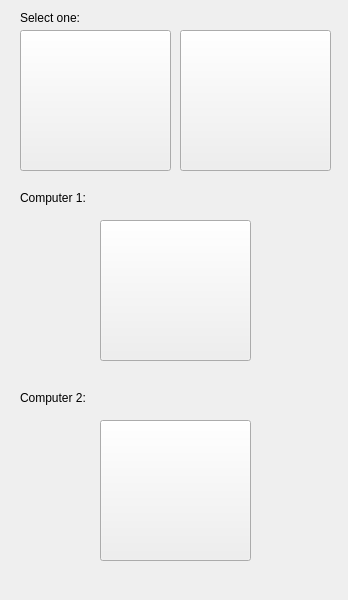
<?xml version="1.0" encoding="UTF-8"?>
<ui version="4.0">
 <class>MainWindow</class>
 <widget class="QMainWindow" name="MainWindow">
  <property name="geometry">
   <rect>
    <x>0</x>
    <y>0</y>
    <width>348</width>
    <height>600</height>
   </rect>
  </property>
  <property name="windowTitle">
   <string>MainWindow</string>
  </property>
  <widget class="QWidget" name="centralwidget">
   <widget class="QPushButton" name="btn_1">
    <property name="geometry">
     <rect>
      <x>20</x>
      <y>30</y>
      <width>151</width>
      <height>141</height>
     </rect>
    </property>
    <property name="text">
     <string/>
    </property>
    <property name="icon">
     <iconset resource="game_qrc.qrc">
      <normaloff>:/qrc1/hand1.png</normaloff>:/qrc1/hand1.png</iconset>
    </property>
    <property name="iconSize">
     <size>
      <width>100</width>
      <height>100</height>
     </size>
    </property>
   </widget>
   <widget class="QPushButton" name="btn_2">
    <property name="geometry">
     <rect>
      <x>180</x>
      <y>30</y>
      <width>151</width>
      <height>141</height>
     </rect>
    </property>
    <property name="text">
     <string/>
    </property>
    <property name="icon">
     <iconset resource="game_qrc.qrc">
      <normaloff>:/qrc1/hand2.png</normaloff>:/qrc1/hand2.png</iconset>
    </property>
    <property name="iconSize">
     <size>
      <width>100</width>
      <height>100</height>
     </size>
    </property>
   </widget>
   <widget class="QLabel" name="label">
    <property name="geometry">
     <rect>
      <x>20</x>
      <y>10</y>
      <width>81</width>
      <height>16</height>
     </rect>
    </property>
    <property name="text">
     <string>Select one:</string>
    </property>
   </widget>
   <widget class="QLabel" name="label_2">
    <property name="geometry">
     <rect>
      <x>20</x>
      <y>190</y>
      <width>81</width>
      <height>16</height>
     </rect>
    </property>
    <property name="text">
     <string>Computer 1:</string>
    </property>
   </widget>
   <widget class="QLabel" name="label_3">
    <property name="geometry">
     <rect>
      <x>20</x>
      <y>390</y>
      <width>81</width>
      <height>16</height>
     </rect>
    </property>
    <property name="text">
     <string>Computer 2:</string>
    </property>
   </widget>
   <widget class="QPushButton" name="btn_3">
    <property name="geometry">
     <rect>
      <x>100</x>
      <y>220</y>
      <width>151</width>
      <height>141</height>
     </rect>
    </property>
    <property name="text">
     <string/>
    </property>
    <property name="icon">
     <iconset resource="game_qrc.qrc">
      <normaloff>:/qrc1/question.png</normaloff>:/qrc1/question.png</iconset>
    </property>
    <property name="iconSize">
     <size>
      <width>100</width>
      <height>100</height>
     </size>
    </property>
   </widget>
   <widget class="QPushButton" name="btn_4">
    <property name="geometry">
     <rect>
      <x>100</x>
      <y>420</y>
      <width>151</width>
      <height>141</height>
     </rect>
    </property>
    <property name="text">
     <string/>
    </property>
    <property name="icon">
     <iconset resource="game_qrc.qrc">
      <normaloff>:/qrc1/question.png</normaloff>:/qrc1/question.png</iconset>
    </property>
    <property name="iconSize">
     <size>
      <width>100</width>
      <height>100</height>
     </size>
    </property>
   </widget>
  </widget>
 </widget>
 <resources>
  <include location="game_qrc.qrc"/>
 </resources>
 <connections/>
</ui>
